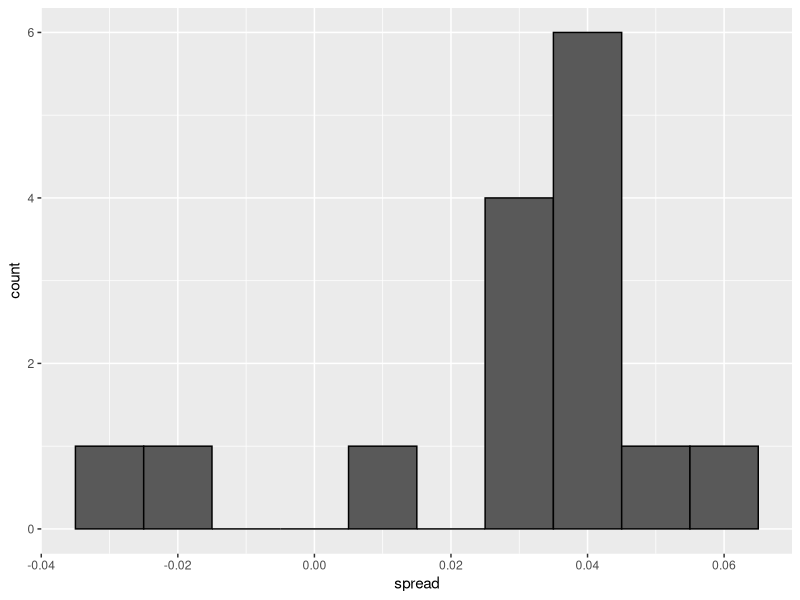

Here is the R script that generated this plot:
library(tidyverse)
library(dslabs)
data(polls_us_election_2016)
names(polls_us_election_2016)

# filter polls for US which occurred within one week of the election 
# and have either no grade or a grade higher than B
polls <- polls_us_election_2016 %>% filter(state == "U.S." & enddate >= "2016-10-31"
                                           & (grade %in% c('A+', 'A', 'A-', 'B+') | 
                                                is.na(grade)))
polls <- polls %>% mutate(spread = (rawpoll_clinton - rawpoll_trump)/100)

# filter the last-reported result before the election
one_poll_per_pollster <- polls %>% group_by(pollster) %>% 
  filter(enddate == max(enddate)) %>% ungroup()

# plot of spread estimates
one_poll_per_pollster %>% ggplot(aes(spread)) + 
  geom_histogram(color = 'black', binwidth = 0.01)

# instead of using an urn model with 0s and 1s, we use a different urn model that contains
# poll results from all possible pollsters

# the central limit theorem still works to estimate the sample average of the random draws,
# since they are independent events
confidence_interval_95 <- one_poll_per_pollster %>% 
  summarize(avg = mean(spread), se = sd(spread)/sqrt(length(spread))) %>%
  mutate(start = avg - abs(qnorm(0.975))*se, end = avg + abs(qnorm(0.975))*se)
round(confidence_interval_95 * 100, 1) # still does not include zero, but is wide enough
                                       # to account for pollster bias
